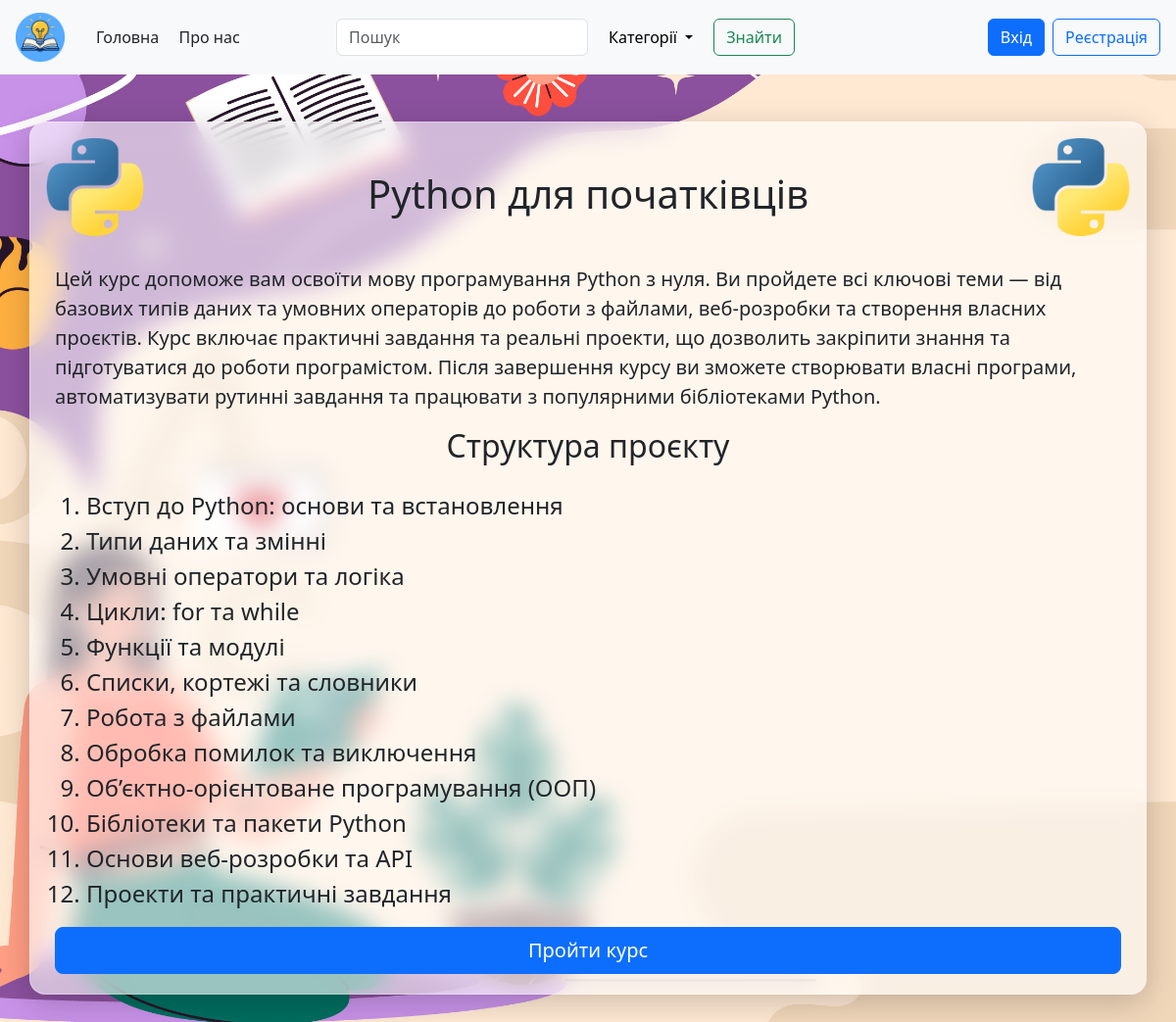
Screenshot of /course_preview/1 with the database file from the repository.
### tables this page shows
CREATE TABLE courses
                      (
                          id          INTEGER PRIMARY KEY AUTOINCREMENT,
                          title       TEXT NOT NULL,
                          description_short TEXT NOT NULL,
                          description TEXT NOT NULL,
                          img TEXT NOT NULL,
                          modules_quantity INTEGER NOT NULL
                              CHECK (modules_quantity >= 1 AND modules_quantity <= 24),
                          created_at  TEXT DEFAULT CURRENT_TIMESTAMP
                      );

CREATE TABLE modules
                      (
                          id          INTEGER PRIMARY KEY AUTOINCREMENT,
                          course_id INTEGER,
                          title       TEXT NOT NULL,
                          module_number INTEGER NOT NULL
                              CHECK (module_number >= 1 AND module_number <= 24),
                          FOREIGN KEY (course_id) REFERENCES courses (id)
                      );

### app.py (the view, shortened to what this page needs)
@app.get("/course_preview/<int:cid>")
def course_detail(cid):
    course = get_course_by_id(cid)
    modules = get_modules_by_course_id(cid)
    return render_template("courses_preview.html", user_logined=user_in_session(),
                           course=course, modules=modules)

### DB_utilts.py (called while the page is built)
def get_db_conn():
    conn = sqlite3.connect("database.db")
    conn.row_factory = sqlite3.Row
    conn.execute("PRAGMA foreign_keys = ON;")
    return conn

def get_course_by_id(course_id: int):
    conn = get_db_conn()
    cursor = conn.cursor()
    cursor.execute("SELECT * FROM courses WHERE id = ?", (course_id,))
    course = cursor.fetchone()
    conn.close()
    return course

def get_modules_by_course_id(course_id: int):
    conn = get_db_conn()
    cursor = conn.cursor()
    cursor.execute("SELECT * FROM modules WHERE course_id = ?", (course_id,))
    modules = cursor.fetchall()
    conn.close()
    return modules

### session_utilts.py (called while the page is built)
def user_in_session():
    return session.get("user_email") is not None

### templates/courses_preview.html
{% extends "base.html" %}
{% block body_class %}bg3-img{% endblock %}
{% block content %}
<div class="container mt-5 pb-1 mb-5 glass-container position-relative">
    <div class="position-absolute top-0 end-0 m-3">
        <img src="{{ url_for('static', filename='images/' ~ course['img']) }}" alt="" width="100" height="100">
    </div>
    <div class="position-absolute top-0 start-0 m-3">
        <img src="{{ url_for('static', filename='images/' ~ course['img']) }}" alt="" width="100" height="100">
    </div>
    <h1 class="mb-5 mt-4 text-center">{{ course["title"] }}</h1>
    <p class="fs-5">{{ course["description"] }}</p>
    <h2 class="mb-4 text-center">Структура проєкту</h2>
    <ol>
    {% for i in modules %}
        <li class="fs-4">{{ i["title"] }}</li>
    {% endfor %}
    </ol>
    <form class="ms-auto" method="GET">
        <button class="btn btn-primary btn-lg mb-3 w-100" type="submit" name="action" value="new_course">Пройти курс</button>
    </form>
</div>
{% endblock %}

### static/style.css (style rules this page uses)
.bg3-img { background-image: url('images/BG3.jpg'); background-size: cover; background-position: center; background-repeat: no-repeat; background-attachment: fixed; }
.glass-container { background: rgba(255, 255, 255, 0.6); backdrop-filter: blur(12px); -webkit-backdrop-filter: blur(12px); border-radius: 16px; border: 1px solid rgba(255, 255, 255, 0.25); padding: 25px; box-shadow: 0 8px 32px rgba(0, 0, 0, 0.2); }

### rows the page displays
courses: img (picture), title "Python для початківців", description "Цей курс допоможе вам освоїти мову програмування Python з нуля. Ви пройдете всі ключові теми — від базових типів даних та умовних операторів до роботи з файлами, веб-розробки та створення власних проєктів. Курс включає практичні завдання та реальні проекти, що дозволить закріпити знання та підготуватися до роботи програмістом. Після завершення курсу ви зможете створювати власні програми, автоматизувати рутинні завдання та працювати з популярними бібліотеками Python."
modules: title "Вступ до Python: основи та встановлення"
modules: title "Типи даних та змінні"
modules: title "Умовні оператори та логіка"
modules: title "Цикли: for та while"
modules: title "Функції та модулі"
modules: title "Списки, кортежі та словники"
modules: title "Робота з файлами"
modules: title "Обробка помилок та виключення"
modules: title "Об’єктно-орієнтоване програмування (ООП)"
modules: title "Бібліотеки та пакети Python"
modules: title "Основи веб-розробки та API"
modules: title "Проекти та практичні завдання"
